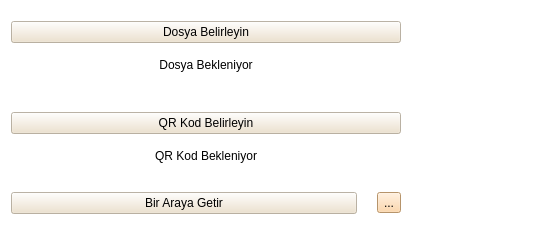
<?xml version="1.0" encoding="UTF-8"?>
<ui version="4.0">
 <class>QRWithFile</class>
 <widget class="QWidget" name="QRWithFile">
  <property name="windowModality">
   <enum>Qt::NonModal</enum>
  </property>
  <property name="geometry">
   <rect>
    <x>0</x>
    <y>0</y>
    <width>555</width>
    <height>225</height>
   </rect>
  </property>
  <property name="windowTitle">
   <string>QR Kod Ekleme</string>
  </property>
  <property name="styleSheet">
   <string notr="true">#QRWithFile{
	background-color: rgb(255, 255, 255);
}

QLabel{
font: 8pt &quot;Rockwell&quot;;
}

QPushButton{
font: 10pt &quot;Rockwell&quot;;
background-color: rgba(238, 224, 201,0.8);
}


#toolButton{
	
	background-color: rgb(255, 207, 150);
}</string>
  </property>
  <layout class="QHBoxLayout" name="horizontalLayout_2" stretch="3,1">
   <property name="spacing">
    <number>15</number>
   </property>
   <item>
    <layout class="QVBoxLayout" name="verticalLayout_3" stretch="3,3,1">
     <item>
      <layout class="QVBoxLayout" name="verticalLayout_2">
       <property name="spacing">
        <number>0</number>
       </property>
       <property name="topMargin">
        <number>10</number>
       </property>
       <item>
        <widget class="QPushButton" name="getFileBtn">
         <property name="text">
          <string>Dosya Belirleyin</string>
         </property>
        </widget>
       </item>
       <item>
        <widget class="QLabel" name="filePathLabel">
         <property name="text">
          <string>Dosya Bekleniyor</string>
         </property>
         <property name="alignment">
          <set>Qt::AlignCenter</set>
         </property>
        </widget>
       </item>
      </layout>
     </item>
     <item>
      <layout class="QVBoxLayout" name="verticalLayout">
       <property name="spacing">
        <number>0</number>
       </property>
       <property name="topMargin">
        <number>10</number>
       </property>
       <item>
        <widget class="QPushButton" name="getQRBtn">
         <property name="text">
          <string>QR Kod Belirleyin</string>
         </property>
        </widget>
       </item>
       <item>
        <widget class="QLabel" name="qrPathLabel">
         <property name="text">
          <string>QR Kod Bekleniyor</string>
         </property>
         <property name="alignment">
          <set>Qt::AlignCenter</set>
         </property>
        </widget>
       </item>
      </layout>
     </item>
     <item>
      <layout class="QHBoxLayout" name="horizontalLayout">
       <property name="spacing">
        <number>0</number>
       </property>
       <property name="leftMargin">
        <number>0</number>
       </property>
       <property name="rightMargin">
        <number>0</number>
       </property>
       <item>
        <widget class="QPushButton" name="combineBtn">
         <property name="text">
          <string>Bir Araya Getir</string>
         </property>
        </widget>
       </item>
       <item>
        <spacer name="horizontalSpacer">
         <property name="orientation">
          <enum>Qt::Horizontal</enum>
         </property>
         <property name="sizeType">
          <enum>QSizePolicy::Fixed</enum>
         </property>
         <property name="sizeHint" stdset="0">
          <size>
           <width>20</width>
           <height>20</height>
          </size>
         </property>
        </spacer>
       </item>
       <item>
        <widget class="QToolButton" name="toolButton">
         <property name="text">
          <string>...</string>
         </property>
        </widget>
       </item>
      </layout>
     </item>
    </layout>
   </item>
   <item>
    <layout class="QVBoxLayout" name="verticalLayout_5">
     <item>
      <spacer name="verticalSpacer">
       <property name="orientation">
        <enum>Qt::Vertical</enum>
       </property>
       <property name="sizeType">
        <enum>QSizePolicy::Fixed</enum>
       </property>
       <property name="sizeHint" stdset="0">
        <size>
         <width>20</width>
         <height>29</height>
        </size>
       </property>
      </spacer>
     </item>
     <item>
      <widget class="QLabel" name="qrPrevious">
       <property name="sizePolicy">
        <sizepolicy hsizetype="Fixed" vsizetype="Fixed">
         <horstretch>128</horstretch>
         <verstretch>128</verstretch>
        </sizepolicy>
       </property>
       <property name="minimumSize">
        <size>
         <width>128</width>
         <height>128</height>
        </size>
       </property>
       <property name="maximumSize">
        <size>
         <width>128</width>
         <height>128</height>
        </size>
       </property>
       <property name="text">
        <string/>
       </property>
       <property name="pixmap">
        <pixmap resource="../resources/resources.qrc">:/yeniYol/qr_kod.png</pixmap>
       </property>
       <property name="scaledContents">
        <bool>true</bool>
       </property>
       <property name="alignment">
        <set>Qt::AlignCenter</set>
       </property>
       <property name="wordWrap">
        <bool>false</bool>
       </property>
      </widget>
     </item>
     <item>
      <spacer name="verticalSpacer_2">
       <property name="orientation">
        <enum>Qt::Vertical</enum>
       </property>
       <property name="sizeType">
        <enum>QSizePolicy::Fixed</enum>
       </property>
       <property name="sizeHint" stdset="0">
        <size>
         <width>20</width>
         <height>29</height>
        </size>
       </property>
      </spacer>
     </item>
    </layout>
   </item>
  </layout>
 </widget>
 <resources>
  <include location="../resources/resources.qrc"/>
  <include location="../resources/resources.qrc"/>
 </resources>
 <connections/>
</ui>
